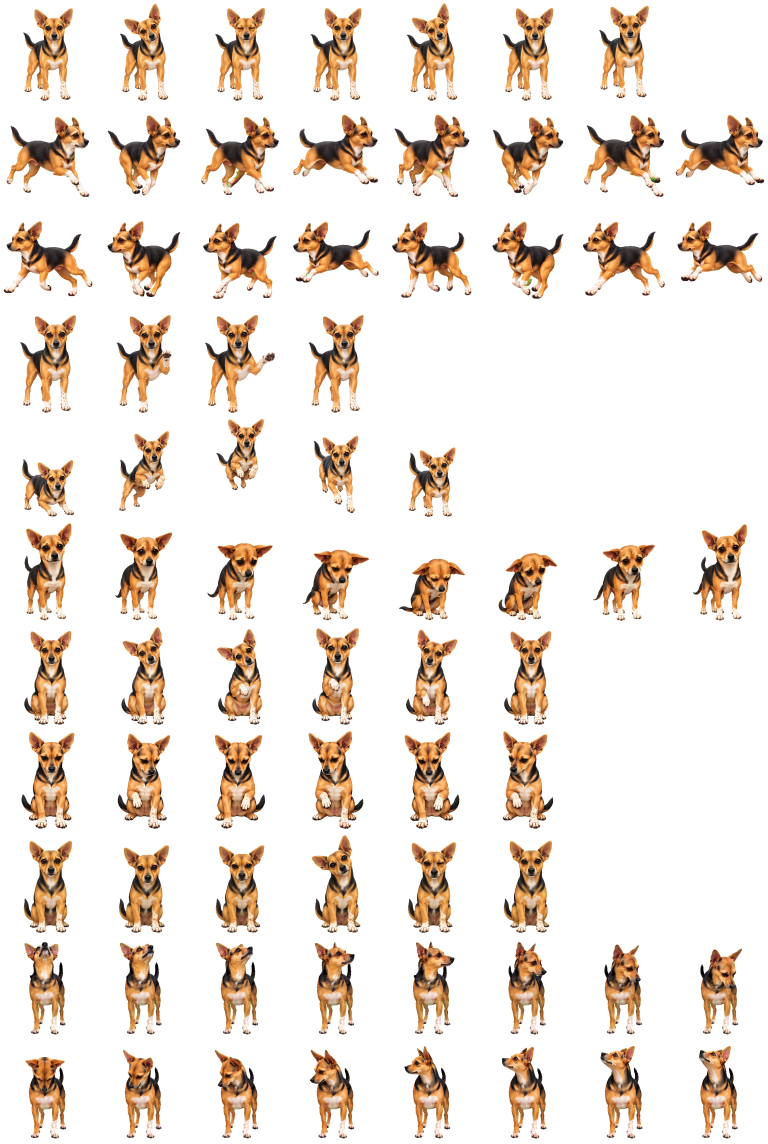
#> input picture assets/ronnie.webp, 1536 x 2288 px, found by its file name (shown at 1/2 size)
$ python assemble.py
#> lines starting #> are read from the running program, lines starting #| are printed output that depends on the picture
"""Reassemble endpoint revisions from saved generated regions and original art.

Run with the bundled workspace Python (Pillow). This never generates artwork.
White mask pixels select the exact original RGBA pixel; black selects the ear
layer. Revision 1 preserves the face. Revision 2 adds only the approved eye and
mouth expression regions, while preserving the existing silhouette alpha.
"""

from pathlib import Path

from PIL import Image, ImageDraw

HERE = Path(__file__).resolve().parent
ROOT = HERE.parents[2]

original = Image.open(ROOT / "public/assets/ronnie.webp").convert("RGBA")
#> original is the input picture: PIL image 1536x2288 RGBA; mean R, G, B, A 39.3, 28.1, 18.4, 52.7
neutral = original.crop((0, 0, 192, 208))
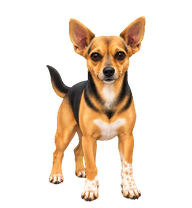
#> neutral: PIL image 192x208 RGBA; mean R, G, B, A 52.8, 38.4, 24.6, 63.4; transparent parts drawn white
ears = Image.open(HERE / "ear-layer.png").convert("RGBA")
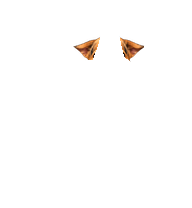
#> input picture docs/animation-library/ears-pulled-back/ear-layer.png, 192 x 208 px
#> ears is the input picture: PIL image 192x208 RGBA; mean R, G, B, A 3, 2, 1.2, 3.8
#> (the run stopped early here; a loop or call above may not have finished)
